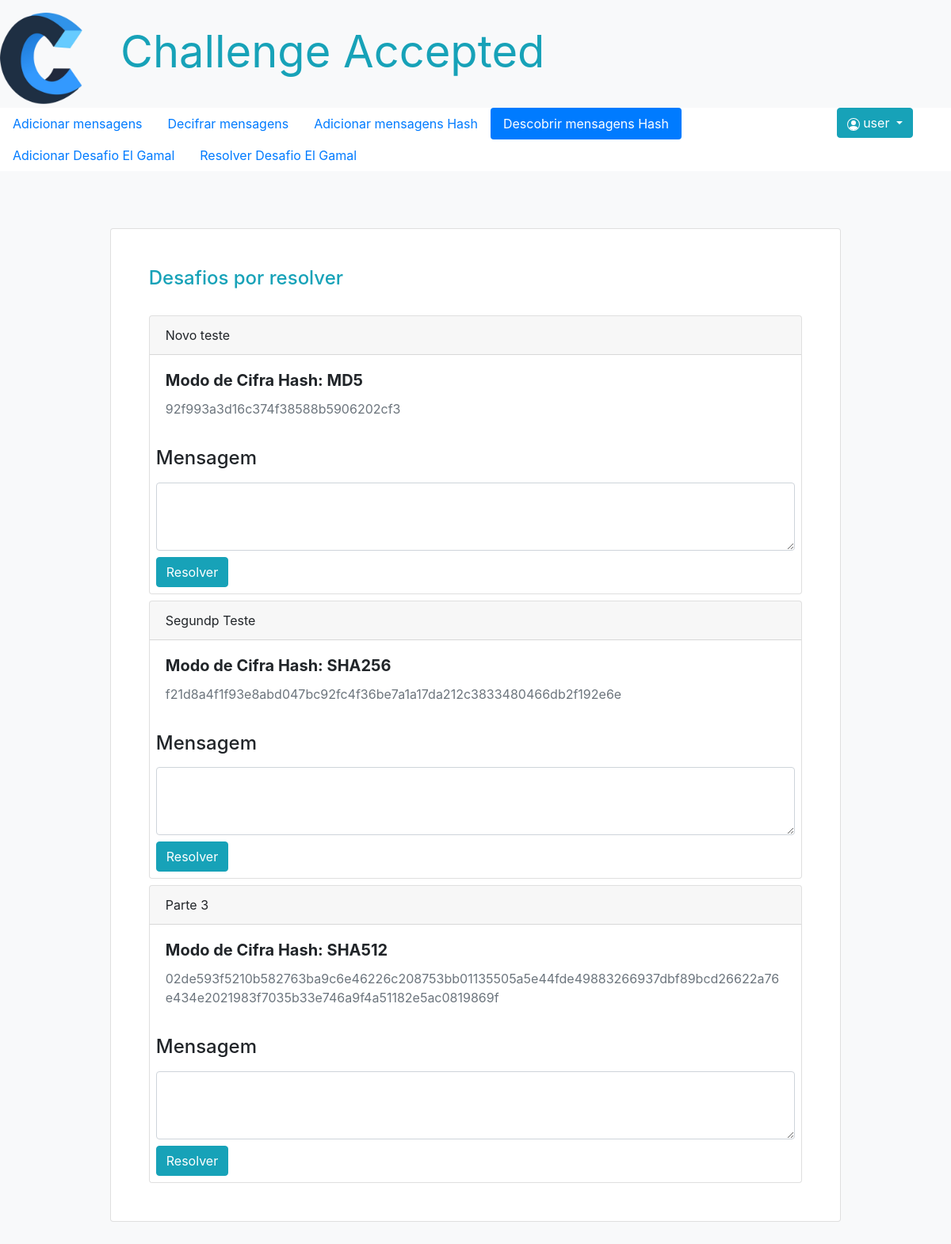
Screenshot of /hash/descobrir.php (signed in) with the database file from the repository.
### tables this page shows
CREATE TABLE `desafio_hash` (
  `id_dh` int(11) NOT NULL,
  `id_enviado` int(11) NOT NULL,
  `nome` varchar(100) NOT NULL,
  `mensagem` varchar(500) NOT NULL,
  `tipo_cifra` varchar(50) NOT NULL,
  `hash` varchar(500) NOT NULL,
  `data_envio` date NOT NULL
);

### hash/descobrir.php (the view, shortened to what this page needs)
<?php
require_once $_SERVER['DOCUMENT_ROOT']."/SI/conn/conn.php";
require_once $_SERVER['DOCUMENT_ROOT']."/SI/header/head.php";
$USERNAME=  htmlspecialchars($_SESSION["USERNAME"]);
$id_user = $_SESSION['ID_UTILIZADOR'];
?>
<!DOCTYPE html>
<head>
</head>
<body class="bg-light">
<div class="d-flex justify-content-left mt-3" >
<img src="/SI/img/fundo.png" class="rounded float-left" id="teste" alt="img-thumbnail" style="height:120px;">
<div class="ml-5">
<h1 class="display-4 mt-3" id="teste"><strong><p class="text-info">Challenge Accepted</p></strong></h1> </div>
</div>
<div class="btn-group dropdown float-right mr-5" id="teste">
<button class="btn btn-info dropdown-toggle" type="button" onClick="abrir()" id="dropdownMenuButton" data-toggle="dropdown" aria-haspopup="true" aria-expanded="false">
<?php echo $USERNAME ?>
  </button>
</div></div>
<div class="bg-white mt-0" id="teste">
  <ul class="nav nav-pills">
    <li class="nav-item">
      <a class="nav-link" href="/SI/user/home.php">Adicionar mensagens</a>
    </li>
    <li class="nav-item">
      <a class="nav-link" href="/SI/user/descobrir.php">Decifrar mensagens </a>
    </li>
    <li class="nav-item">
      <a class="nav-link" href="/SI/hash/index.php">Adicionar mensagens Hash</a>
    </li>
    <li class="nav-item">
      <a class="nav-link active" href="/SI/hash/descobrir.php">Descobrir mensagens Hash</a>
    </li>
    <li class="nav-item">
      <a class="nav-link" href="/SI/elgamal/index.php">Adicionar Desafio El Gamal</a>
    </li>
    <li class="nav-item">
      <a class="nav-link" href="/SI/elgamal/descobrir.php">Resolver Desafio El Gamal</a>
    </li>
  </ul>
</div>
<div class="row">
  <div class="card mx-auto w-75 p-5">
      <h4><p class="text-info">Desafios por resolver</p></h4>
<?php
      $sql = "SELECT * FROM desafio_hash;";
      $result2 = mysqli_query($link,$sql);
    while($row = mysqli_fetch_array($result2)){
     $id = $row['id_dh'];
     $IDU = "SELECT * FROM hash_resolvido WHERE id_dh = '";
     $IDU .= $id;
     $IDU .= "' and id_participante= '";
     $IDU .= $id_user;
     $IDU .="'";
     $result = mysqli_query($link,$IDU);
     $row1 = mysqli_fetch_array($result);
       if(empty($row1)){
          echo "
            <div class=\"card mt-2\">
            <div class=\"card-header\">
           ".$row['nome']."
           </div>
           <div class=\"card-body\">
            <h5 class=\"card-title\"><strong>Modo de Cifra Hash: ".$row['tipo_cifra']." </strong></h5>
              <p class=\"text-secondary\">
             ".$row['hash']." </p>
              </div>
             <form action=\"/SI/hash/calcular.php\" method=\"POST\">
              <div class=\"mr-2 ml-2\">
              <label><h4>Mensagem</h4></label>
             <textarea class=\"form-control\" rows=\"3\" name=\"mensagem\" required></textarea>
               </div>
             <div class=\"w-5 mt-2 ml-2 mb-2\">
              <input name=\"desafio\"type=\"hidden\"  value=$id>
              <button type=\"submit\" class=\"btn btn-info\" name=\"decifrar_hash\">
                Resolver </button>
               </form>
          </div></div>
        ";
                  }
     }
    ?>

### header/head.php (shortened to what this page needs)
<!DOCTYPE html>
<html style="max-width: 100%; overflow-x: hidden;">
    <head>
        <link href="https://stackpath.bootstrapcdn.com/bootstrap/4.5.0/css/bootstrap.min.css" rel="stylesheet">
        <link rel="stylesheet" href="https://cdnjs.cloudflare.com/ajax/libs/bootstrap-datepicker/1.9.0/css/bootstrap-datepicker3.standalone.min.css">
        <link rel="stylesheet" href="/SI/css/media.css">
    </head>

### rows the page displays
desafio_hash: nome "Novo teste", tipo_cifra "MD5", hash "92f993a3d16c374f38588b5906202cf3"
desafio_hash: nome "Segundp Teste", tipo_cifra "SHA256", hash "f21d8a4f1f93e8abd047bc92fc4f36be7a1a17da212c3833480466db2f192e6e"
desafio_hash: nome "Parte 3", tipo_cifra "SHA512", hash "02de593f5210b582763ba9c6e46226c208753bb01135505a5e44fde49883266937dbf89bcd26622a76e434e2021983f7035b33e746a9f4a51182e5ac0819869f"

### other values shown
$USERNAME "user"
